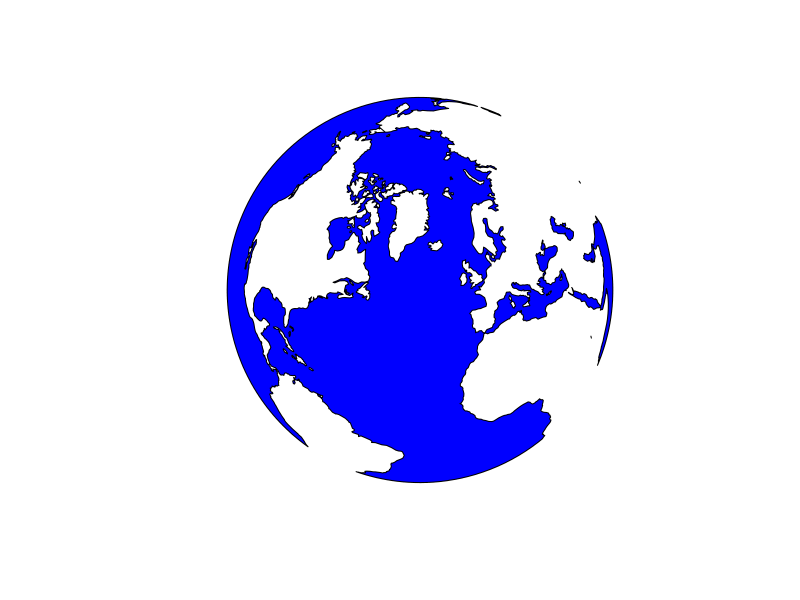

The R source for this figure: (Note: this script raises an error after producing the figure.)
## ---- chunk 1
knitr::opts_chunk$set(collapse = TRUE)
## ---- chunk 2
library(sf)
nc = read_sf(system.file("gpkg/nc.gpkg", package="sf")) # wrong ring directions
library(s2)
s2_area(st_as_s2(nc, oriented = FALSE)[1:3]) # corrects ring direction, correct area:
s2_area(st_as_s2(nc, oriented = TRUE)[1:3]) # wrong direction: Earth's surface minus area
nc = read_sf(system.file("gpkg/nc.gpkg", package="sf"), check_ring_dir = TRUE)
s2_area(st_as_s2(nc, oriented = TRUE)[1:3]) # no second correction needed here:
## ---- chunk 3
as_s2_geography(TRUE)
## ---- chunk 4
co = s2_data_countries()
oc = s2_difference(as_s2_geography(TRUE), s2_union_agg(co)) # oceans
b = s2_buffer_cells(as_s2_geography("POINT(-30 52)"), 9800000) # visible half
i = s2_intersection(b, oc) # visible ocean
plot(st_transform(st_as_sfc(i), "+proj=ortho +lat_0=52 +lon_0=-30"), col = 'blue')
## ---- chunk 5
a = as_s2_geography("POINT(0 0)")
b = as_s2_geography("POLYGON((0 0,1 0,1 1,0 1,0 0))")
s2_intersects(a, b, s2_options(model = 0)) # OPEN
s2_intersects(a, b, s2_options(model = 2)) # CLOSED
s2_intersects(a, b, s2_options(model = 1)) # HALF-CLOSED: a toss
s2_intersects(a, b) # default: HALF-CLOSED
## ---- chunk 6
fiji = s2_data_countries("Fiji")
aa = s2_data_countries("Antarctica")
s2_cap(fiji)
s2_lat_lng_rect(c(fiji,aa))
## ---- chunk 7
sf_use_s2()
## ---- chunk 8
sf_use_s2(FALSE)
## ---- chunk 9
sf_use_s2(TRUE)
## ---- chunk 10
library(sf)
library(units)
nc = read_sf(system.file("gpkg/nc.gpkg", package="sf"))
sf_use_s2(TRUE)
a1 = st_area(nc)
sf_use_s2(FALSE)
a2 = st_area(nc)
plot(a1, a2)
abline(0, 1)
summary((a1 - a2)/a1)
## ---- chunk 11
nc_ls = st_cast(nc, "MULTILINESTRING")
l1 = st_length(nc_ls)
l2 = st_length(nc_ls, use_lwgeom = TRUE)
plot(l1 , l2)
abline(0, 1)
summary((l1-l2)/l1)
## ---- chunk 12
d1 = st_distance(nc, nc[1:10,])
d2 = st_distance(nc, nc[1:10,], use_lwgeom = TRUE)
dim(d1)
dim(d2)
plot(as.vector(d1), as.vector(d2))
abline(0, 1)
summary(as.vector(d1)-as.vector(d2))
